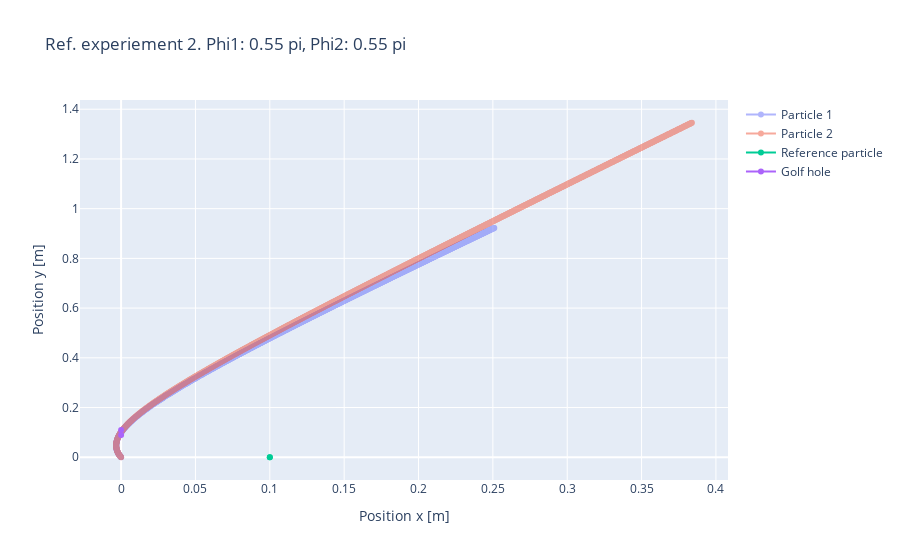

Here is the notebook cell this chart was saved with:
### Code cell
i +=1
m0 = df_check.m0[i]
m1 = df_check.m1[i]
q0 = df_check.q0[i]
q1 = df_check.q1[i]
v_ref_c = df_check.v_ref_b[i]
phi0 = df_check.phi_star0[i]
phi1 = df_check.phi_star1[i]
req = RefExperimentCharge( m=[m0, m1], q=[q0, q1], m_ref_c=2e-20,
                 v_ref_c=v_ref_c, q_ref=[None, None], d=.1, N=1000,
                          phi=[phi0*np.pi, phi1*np.pi],
                 dt=.001, is_golf_game=True, y_cap=True)
req.run()
req.visualize()

### Figure 1 — Plotly figure (JSON) as saved in the notebook; plotly's stock layout.template omitted (floating-point values rounded to 4 significant figures; data arrays with more than 128 entries replaced by an {"elided": "..."} marker saying what was removed)
{"data": [{"mode": "lines+markers", "name": "Particle 1", "opacity": 0.5, "type": "scatter", "x": {"elided": "1000 float values"}, "xaxis": "x", "y": {"elided": "1000 float values"}, "yaxis": "y"}, {"mode": "lines+markers", "name": "Particle 2", "opacity": 0.5, "type": "scatter", "x": {"elided": "1000 float values"}, "xaxis": "x", "y": {"elided": "1000 float values"}, "yaxis": "y"}, {"name": "Reference particle", "type": "scatter", "x": [0.1, 0.1], "xaxis": "x", "y": [0, 0], "yaxis": "y"}, {"name": "Golf hole", "type": "scatter", "x": [0, 0], "xaxis": "x", "y": [0.09, 0.11], "yaxis": "y"}], "layout": {"title": {"text": "Ref. experiement 2. Phi1: 0.55 pi, Phi2: 0.55 pi"}, "xaxis": {"anchor": "y", "domain": [0, 1], "title": {"text": "Position x [m]"}}, "yaxis": {"anchor": "x", "domain": [0, 1], "title": {"text": "Position y [m]"}}}}
